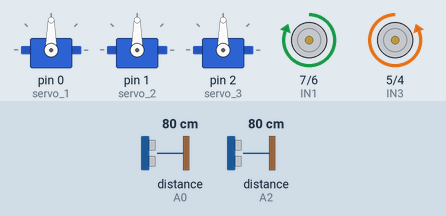
Recording of a sketch running on a simulated Arduino Uno, built with avr-gcc and run on an emulated ATmega328P. On the bench: 3 × servo, motor-driver pin pairs drawn as motors (green arrow = first pin HIGH = forward, orange = second pin HIGH = backward, longer = more drive, scaled by the enable pin). Wiring (inferred from the names in the program): 2 × ultrasonic range finder: trigger A1, echo A0 / trigger A3, echo A2. Inputs (shaded band) come from the test bench; at power-on: distance to the obstacle (sensors on A0, A2) 80 cm. The echo pulse lasts 58.3 µs per cm. At 12.9 s the program stops and its outputs stay as they are.

Above: at 1.2 s.
1.3 s: distance to the obstacle (sensor on A0) set to 12 cm
2.8 s: distance to the obstacle (sensor on A0) set to 9 cm
At 6.9 s:
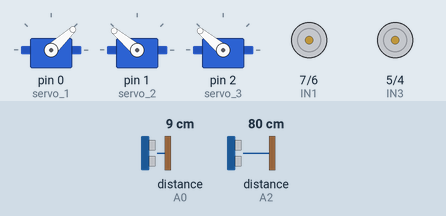
At 14.1 s:
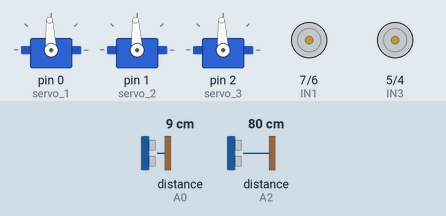
Timing chart, 0 to 14.4 s (numbered marks = the images above; inputs shaded):
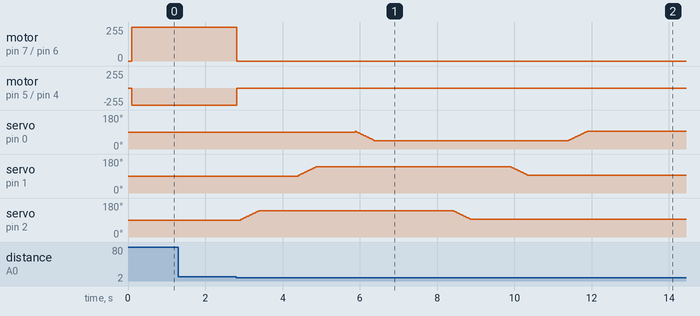

The sketch:

robot_arm_with_robot.ino
```cpp
#include <Servo.h>

#define Echo_1 A0
#define Trig_1 A1
#define Echo_2 A2
#define Trig_2 A3

#define IN1 7
#define IN2 6
#define IN3 5
#define IN4 4
#define ENA 10
#define ENB 9

Servo servo_1;
Servo servo_2;
Servo servo_3;

void setup()
{
/*robot arm servos*/
  servo_1.attach(0);
  servo_2.attach(1);
  servo_3.attach(2);

/*Ultrasonic sesors*/
  pinMode(Trig_1, OUTPUT);
  pinMode(Echo_1, INPUT);
  pinMode(Trig_2, OUTPUT);
  pinMode(Echo_2, INPUT);

/*motor wheels*/
  pinMode(IN1, OUTPUT);
  pinMode(IN2, OUTPUT);
  pinMode(IN3, OUTPUT);
  pinMode(IN4, OUTPUT);
  pinMode(ENA, OUTPUT);
  pinMode(ENB, OUTPUT);
}

void loop()
{
/*  int distance_1 = obstacle_1();
  int distance_2 = obstacle_2();*/
  int Flage=0;


  if (Flage==0)
  {
    delay(100);
    Forward();
    Flage=1;
  }

  while(Flage==1)
  {
    int distance_1 = obstacle_1();
    int distance_2 = obstacle_2();

    if ((distance_2 <= 9) && (distance_1 > 9))
    {
      delay(100);
      Stop();
      delay(1000);
    //  robotArm_2();
      delay(1000);
      Forward();
    }

    if((distance_1 <= 9) && (distance_2 > 9))
    {
      delay(10);
      Stop();
     delay(100);
    /*
    //43-->-90', 93-->0', 142-->+90'
    servo_1.write(142);
    servo_2.write(93);
    servo_3.write(43);
    */
      robotArm_1();
      delay(1000);
      Backward();
    }
  }
}


void Forward()
{

  analogWrite(ENA,255);
  analogWrite(ENB,255);

  digitalWrite(IN1,HIGH);
  digitalWrite(IN2,LOW);
  digitalWrite(IN3,LOW);
  digitalWrite(IN4,HIGH);
 /* for (int i=0; i<255; i=+5)
    {
      analogWrite(ENA,i);
      analogWrite(ENB,i);
      delay(20);
    }
  */
}

void Backward()
{
  /*
  analogWrite(ENA,255);
  analogWrite(ENB,255);
*/
  for (int i=0; i<256; i=+5)
    {
      analogWrite(ENA,i);
      analogWrite(ENB,i);
      delay(20);
    }
  digitalWrite(IN1,LOW);
  digitalWrite(IN2,HIGH);
  digitalWrite(IN3,HIGH);
  digitalWrite(IN4,LOW);
}

void Stop()
{
  digitalWrite(IN1,LOW);
  digitalWrite(IN2,LOW);
  digitalWrite(IN3,LOW);
  digitalWrite(IN4,LOW);
}

int obstacle_1() {
  digitalWrite(Trig_1, LOW);
  delayMicroseconds(4);
  digitalWrite(Trig_1, HIGH);
  delayMicroseconds(10);
  digitalWrite(Trig_1, LOW);
  long t = pulseIn(Echo_1, HIGH);
  int cm_1 = t / 29 / 2;
  return cm_1;
}

int obstacle_2() {
  digitalWrite(Trig_2, LOW);
  delayMicroseconds(4);
  digitalWrite(Trig_2, HIGH);
  delayMicroseconds(10);
  digitalWrite(Trig_2, LOW);
  long t = pulseIn(Echo_2, HIGH);
  int cm_2 = t / 29 / 2;
  return cm_2;
}


void robotArm_1() {

  for (int S3value = 93; S3value <= 140; S3value++) {
    servo_3.write(S3value);
    delay(10);
  }
    delay(1000);
  for (int S2value = 93; S2value <= 140; S2value++) {
    servo_2.write(S2value);
    delay(10);
  }
    delay(1000);
  for (int S1value = 93; S1value >= 43; S1value--) {
    servo_1.write(S1value);
    delay(10);
  }

    delay(2000);

  for (int S3value = 140; S3value >= 93; S3value--) {
    servo_3.write(S3value);
    delay(10);
  }
      delay(1000);
  for (int S2value = 140; S2value >= 93; S2value--) {
    servo_2.write(S2value);
    delay(10);
  }
    delay(1000);
  for (int S1value = 43; S1value <= 93; S1value++) {
    servo_1.write(S1value);
    delay(10);
  }
}


void robotArm_2() {

  for (int S3value = 0; S3value <= 180; S3value++) {
    servo_3.write(S3value);
    delay(10);
  }

  for (int S2value = 0; S2value <= 180; S2value++) {
    servo_2.write(S2value);
    delay(10);
  }

  for (int S1value = 180; S1value >= 0; S1value--) {
    servo_1.write(S1value);
    delay(10);
  }
}
```

Measured:
- the behaviour switches between 11 and 10 cm on distance to the obstacle (sensor on A0) (found by bisection; images 0 and 1)
- after the input at 1.3 s, every drawn part: stays the same
- after the input at 2.8 s, motor on pin 7 (IN1) / pin 6 (IN2): forward 255/255 → stopped at once; motor on pin 5 (IN3) / pin 4 (IN4): backward 255/255 → stopped at once; servo on pin 1 (servo_2), servo on pin 2 (servo_3): rises from 90° to 140° in 0.48 s, then falls to 93° in 5.5 s
